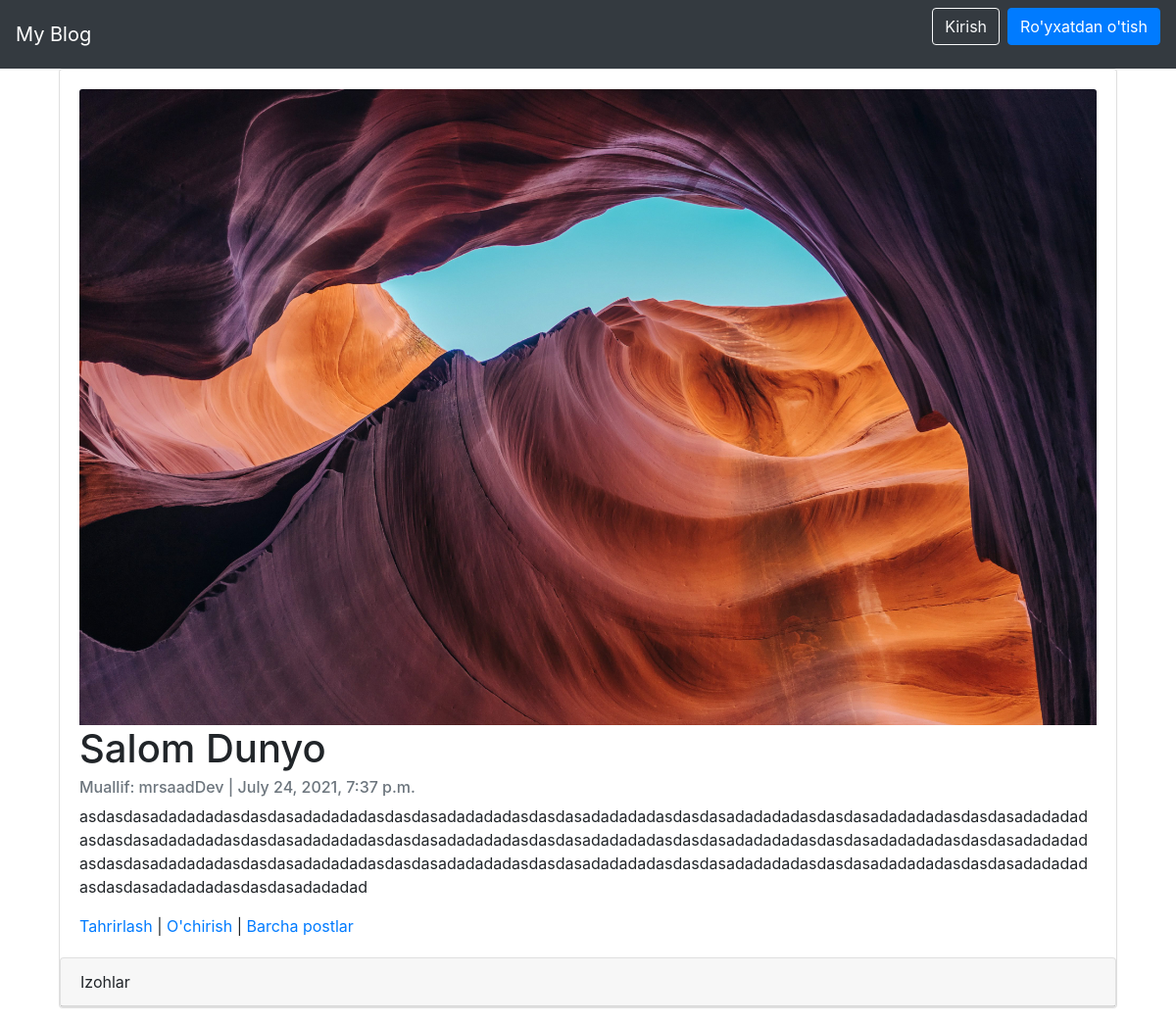
Page /articles/2/ on the committed database.
### articles/models.py (models this page shows, shortened)
class Article(models.Model):
	title = models.CharField(max_length=150)
	summary = models.CharField(max_length = 200, blank = True)
	body = RichTextField(blank=False, null=False)
	photo = models.ImageField(upload_to = 'images/', blank = True)
	date = models.DateTimeField(auto_now_add = True)
	author = models.ForeignKey(
			get_user_model(),
			on_delete = models.CASCADE,
		)

### accounts/models.py (models this page shows)
class CustomUser(AbstractUser):
	age = models.PositiveIntegerField(null = True, blank = True)

### articles/views.py (the view)
# urls.py: path('<int:pk>/', ArticleDetailView.as_view(), name='article_detail'),
class ArticleDetailView(DetailView):
    model = Article
    template_name = 'article_detail.html'

### templates/article_detail.html (shortened to what this page needs)
{% extends 'base.html' %}
{% block content %}
    <div class="container-fluid">
        <div class="card" >
          <div class="card-body">
              {%  if object.photo %}
                <img class="card-img-top" src="{{ object.photo.url }}" alt="{{ object.title }}">
              {% endif %}
              <h1 class="card-title">{{ object.title }}</h1>
              <h6 class="card-subtitle mb-2 text-muted">Muallif: {{ object.author }} | {{ object.date }}</h6>
              <p class="card-text">{{ object.body | safe}}</p>
              <a href="{% url 'article_edit' article.pk %}">Tahrirlash</a> |
              <a href="{% url 'article_delete' article.pk %}">O'chirish</a> |
              <a href="{% url 'article_list' %}">Barcha postlar</a>
          </div>
            <div class="card">
                <div class="card-header">Izohlar</div>
            </div>
        </div>
    </div>
{% endblock content %}

### rows in the picture
Article: photo (picture), title "Salom Dunyo", author "mrsaadDev", date "July 24, 2021, 7:37 p.m.", body "asdasdasadadadadasdasdasadadadadasdasdasadadadadasdasdasadadadadasdasdasadadadadasdasdasadadadadasdasdasadadadadasdasdasadadadadasdasdasadadadadasdasdasadadadadasdasdasadadadadasdasdasadadadadasdasdasadadadadasdasdasadadadadasdasdasadadadadasdasdasadadadadasdasdasadadadadasdasdasadadadadasdasdasadadadadasdasdasadadadadasdasdasadadadadasdasdasadadadadasdasdasadadadad"
